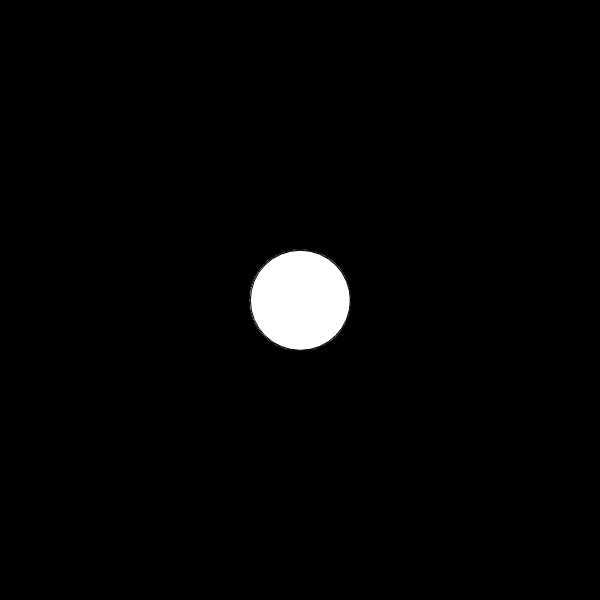
Frame 1 (no input)
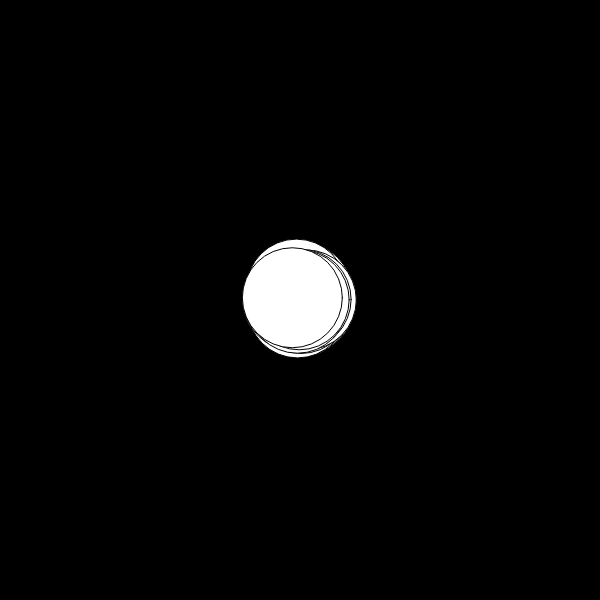
Frame 60 (no input)
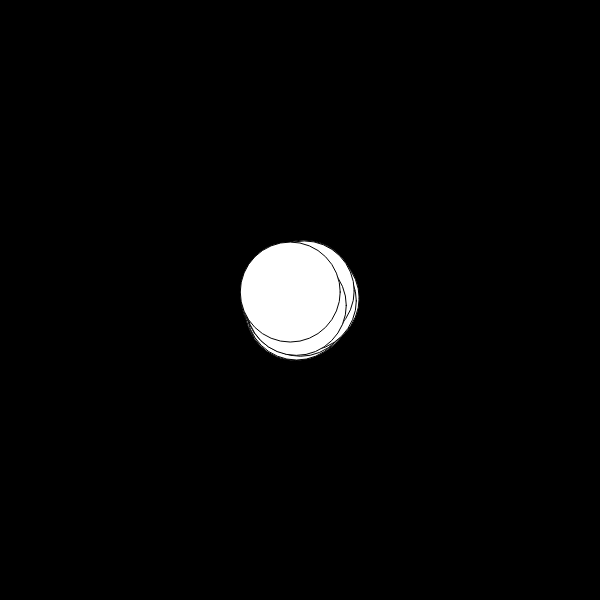
Frame 120 (the mouse pressed at the canvas centre since frame 60)

The p5.js sketch that drew these frames (run headless with seeded random() and noise() and a simulated clock; from frame 60 on, the mouse is pressed at the canvas centre):

// p5.js sketch
// ── sketch.js
//create bubble and bubble array.
let bubbles = []
let bubbleNum = 40
let firstBubble
let whiteValue
let space
let spaceMax
let bubbleColor
//setup, duh.
function setup() {
  //createCanvas(600, 600)
  createCanvas(600, 600)

  //create the bubble that all the other bubbles will respond to.
  firstBubble = new FirstBubble
  //create a for loop to generate 40 new bubbles.
  for (let i = 0; i < bubbleNum; i++) {
    bubbles.push(new Bubble(width * 0.5, height * 0.5));
  }
}

function draw() {
  spaceMax = dist(0, 0, 600, 600, );


  // calculate where the bubbles are in relation to the center bubble.
  for (let n = 0; n < bubbles.length; n++) {
    for (let i = 0; i < bubbleNum; i++) {
      let space = dist(bubbles[i].posX, bubbles[i].posY, firstBubble.x, firstBubble.y);
      bubblecolor = map(space, 0, spaceMax, 0, 100)
    }
  }



  background(0);
  //this function creates the bubbles in the array.
  for (let i = 0; i < bubbles.length; i++) {
    fill(HSL, 269, 71, 14, bubbleColor)
    bubbles[i].move();
    bubbles[i].show();
  }
  fill(HSL, 269, 71, 14, bubbleColor)
  firstBubble.move();
  firstBubble.show();


}

//bubble class!!
class Bubble {
  constructor(x, y) {
    this.x = x
    this.y = y
  }

  //doing some super basic, bubble type motions.
  move() {
    this.x = this.x + random(-1, 1);
    this.y = this.y + random(-1, 1);
  }

  //just actually drawing the bubbles.
  show() {
    ellipse(this.x, this.y, 100);
  }
}


class FirstBubble {
  constructor(x, y) {
    this.x = x
    this.y = y
  }

  //doing some super basic, bubble type motions.
  move() {
    this.x = this.x + random(-1, 1);
    this.y = this.y + random(-1, 1);
  }

  //just actually drawing the bubbles.
  show() {
    ellipse(this.x, this.y, 100);
  }
}
